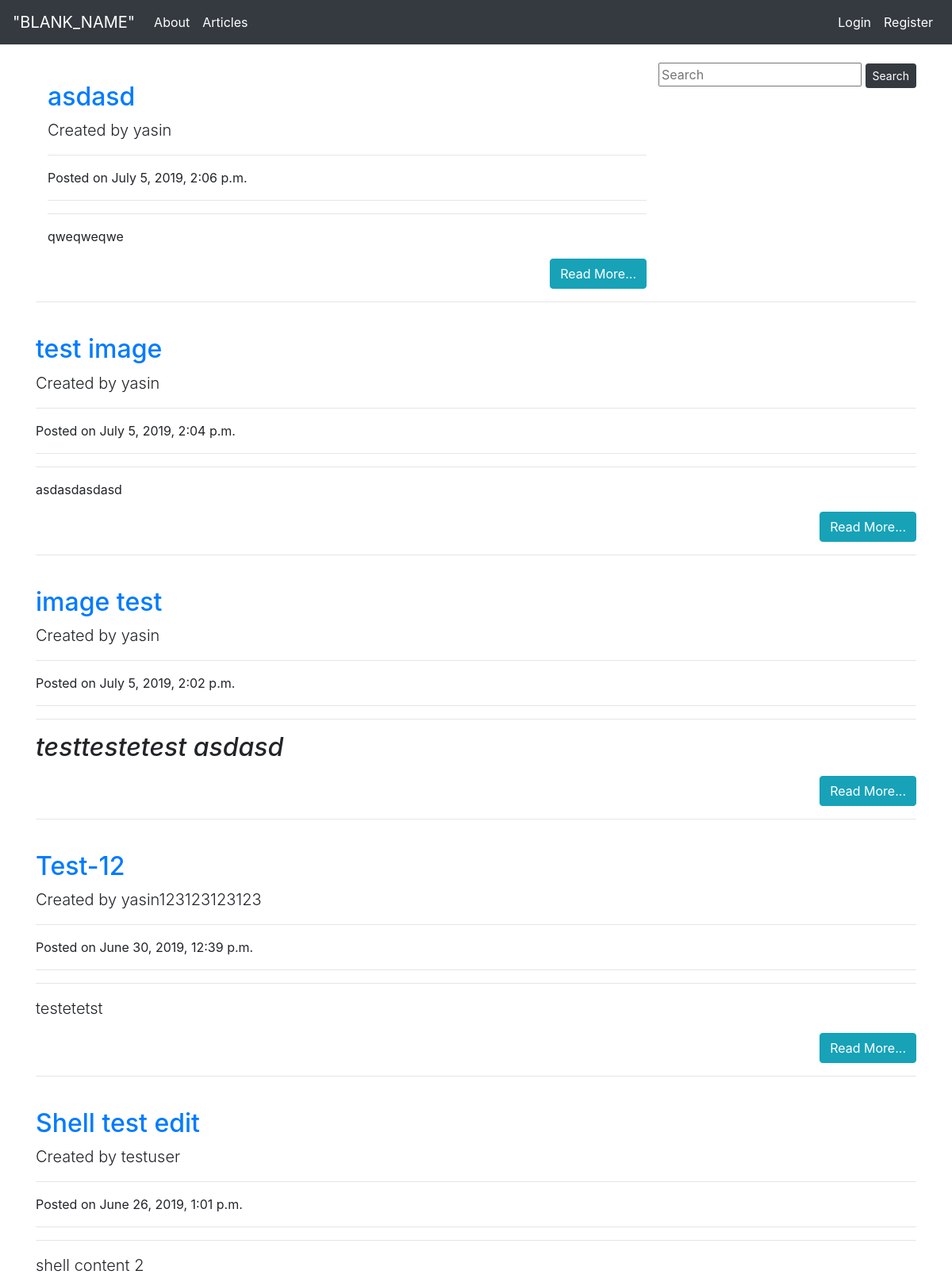
/articles/ (upper part), run on an earlier commit of the app's database.
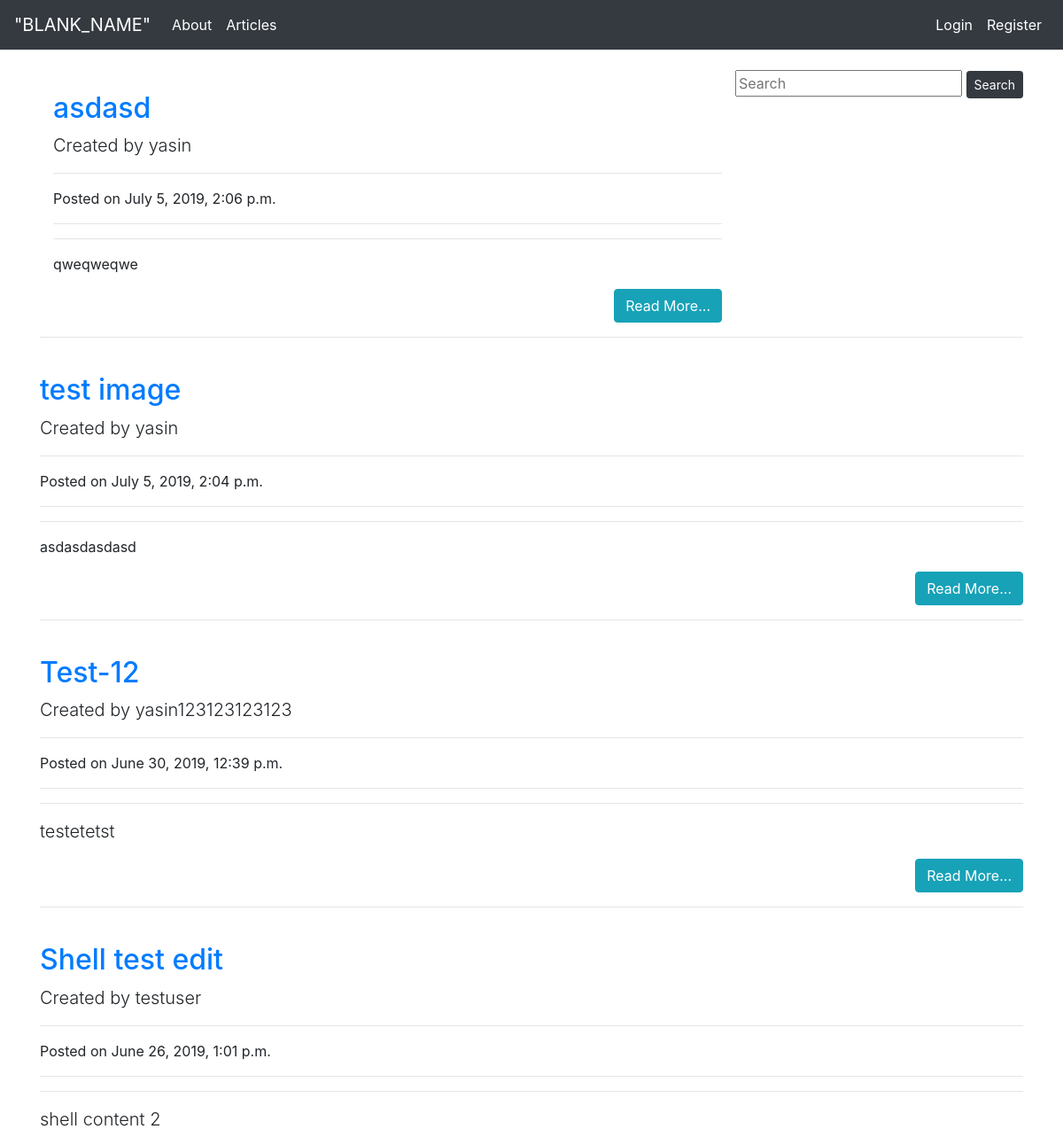
And on a later commit of the database.
### article/models.py (models this page shows, shortened)
class Article(models.Model):
    author = models.ForeignKey("auth.User", on_delete = models.CASCADE,verbose_name = "Author")
    title = models.CharField(max_length = 50, verbose_name = "Title")
    content = RichTextField()
    created_date = models.DateTimeField(auto_now_add=True, verbose_name = "Date Created")
    article_image = models.FileField(blank=True, null=True, verbose_name="Add image")
    class Meta:
        ordering = ['-created_date']

### article/views.py (the view)
# urls.py: path('', views.articles, name="articles"),              #### is empty because blog/urls.py has articles/
def articles(request):
    keyword = request.GET.get("keyword")
    if keyword:
        articles = Article.objects.filter(title__contains = keyword)
        return render(request, template_name = "articles.html", context={"articles":articles})
    articles = Article.objects.all()
    return render(request, template_name = "articles.html", context={"articles":articles})

### templates/articles.html (shortened to what this page needs)
{% extends "layout.html" %}
{% block body %}
    <br>
    <form style="float: right">
        <input type="text" name = "keyword" input-sm" maxlength="64" placeholder="Search">
        <button type="submit" class="btn btn-dark btn-sm">Search</button>
    </form>
    {% if articles %}
        {% for article in articles %}
            <div class="row">
                <div class="col-lg-12">
                    <a href="{% url 'article:detail' article.id  %}"><h2 class="mt-4">{{ article.title}}</h2></a>
                    <p class="lead">
                        Created by
                        {{ article.author.username }}
                    </p>
                    <hr>
                    <p>Posted on {{ article.created_date }}</p>
                    <hr>
                    <hr>
                    <p class="lead">
                        {{ article.content | safe | truncatewords:150 }}
                    </p>
                    <a style="float: right" href="{% url 'article:detail' article.id  %}" class="btn btn-info">Read More...</a>
                </div>
            </div>
            <hr>
        {% endfor %}
    {% else %}
        <br>
        <div class="alert alert-danger">
            No articles in this "BLANK_NAME".
        </div>
    {% endif %}
{% endblock body %}

What changed in the data, as far as the page shows it:
removed Article: title "image test", author.username "yasin", created_date "July 5, 2019, 2:02 p.m.", content "testtestetest asdasd"
